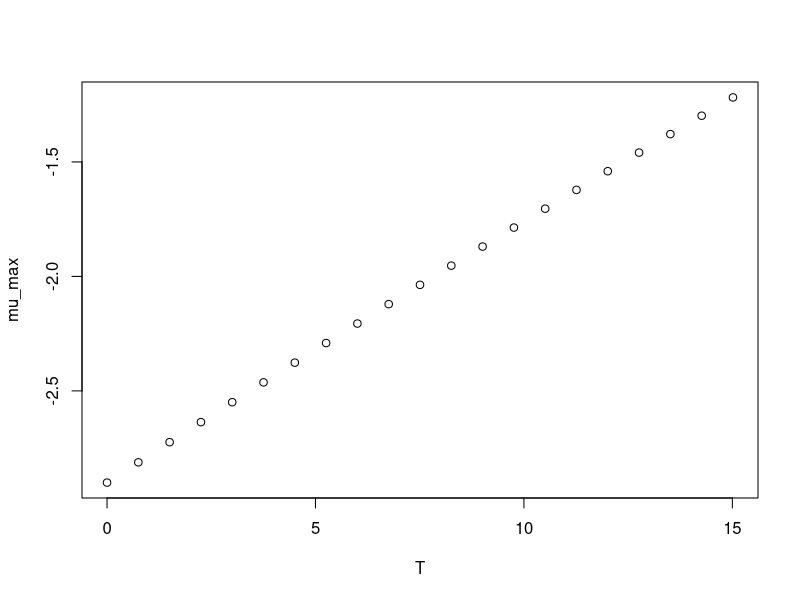

Write R code to recreate this figure.
#############################
# start of Parameter script
#############################
T <- seq(0,15.015,length.out=21)
#############################
# end of Parameter script
#############################
############################# 
# start of Model script Gropin ID 1327 
#############################
 
# constant coefficients for this model
 
variables <- data.frame(T)
argumentsPar <- expand.grid(variables)
 
# heart of the model
response_surface <- function(T) {
   mumax <-log(0.055)-(73.2/0.00831)*((1/(T+273))-(1/273))

return(mumax=mumax)
} 

# output parameters
mumax <- cbind(argumentsPar,response_surface(argumentsPar['T']))
colnames(mumax) <- c(colnames(argumentsPar),'mumax')
#############################
# End of Model script
#############################
############################# 
# start of Visualisation script Gropin ID 1327 
#############################
plot(T,mumax$mumax,
                          xlab='T',
                          ylab='mu_max')
#############################
# End of Visualisation script
#############################
